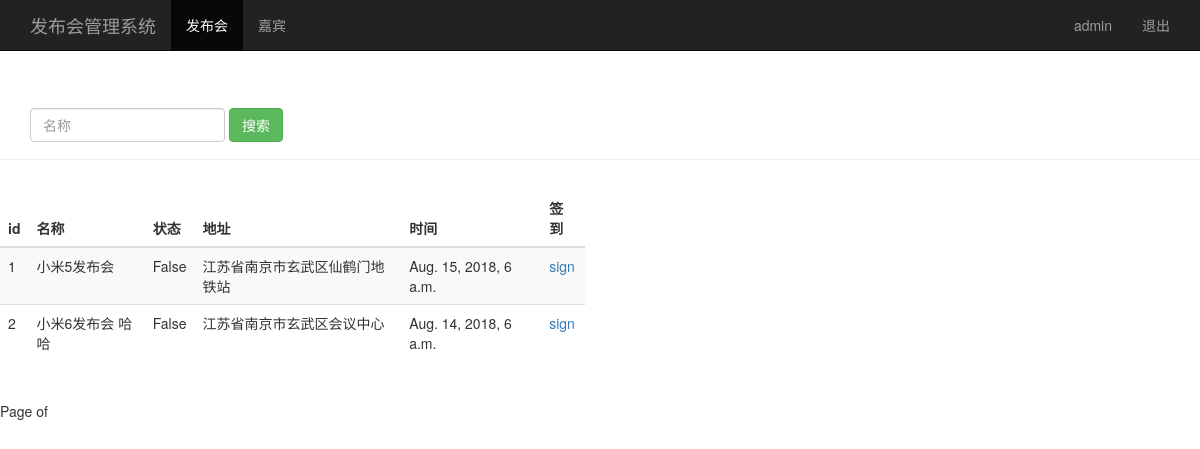
Page /search_name/ (signed in) on the committed database.
### sign/models.py (models this page shows, shortened)
class Event(models.Model):
    name = models.CharField(max_length=100)                 # 发布会标题
    limit = models.IntegerField()                           # 参加人数
    status = models.BooleanField()                          # 状态
    address = models.CharField(max_length=200)              # 地址
    start_time = models.DateTimeField('event time')         # 发布会时间
    create_time = models.DateTimeField(auto_now=True)       # 创建时间（自动获取当前时间）

### sign/views.py (the view)
# urls.py: path('search_name/', views.search_name),
@login_required
def search_name(request):
    username = request.session.get('user', '')
    search_name = request.GET.get('name', '')
    event_list = Event.objects.filter(name__contains=search_name)
    return render(request, 'event_manage.html', {'user': username, 'events': event_list})

### sign/templates/event_manage.html (shortened to what this page needs)
<!DOCTYPE html>
<html lang="zh-CN">
<head>
    {% load bootstrap3 %}
    {% bootstrap_css %}
</head>
<body role="document">
<nav class="navbar navbar-inverse navbar-fixed-top">
    <div class="container">
        <div class="navbar-header">
            <a class="navbar-brand" href="/event_manage/">发布会管理系统</a>
        </div>
        <div id="navbar" class="collapse navbar-collapse">
            <ul class="nav navbar-nav">
                <li class="active"><a href="#">发布会</a></li>
                <li><a href="/guest_manage/">嘉宾</a></li>
            </ul>
            <ul class="nav navbar-nav navbar-right">
                <li><a href="#">{{user}}</a> </li>
                <li><a href="/logout">退出</a> </li>
            </ul>
        </div>
    </div>
</nav>
<div class="page-header" style="padding-top: 60px;">
    <div id="navbar" class="navbar-collapse collapse">
        <form class="navbar-form" method="get" action="/search_name/">
            <div class="from-group">
                <input name="name" type="text" placeholder="名称" class="form-control">
                <button type="submit" class="btn btn-success">搜索</button>
            </div>
        </form>
    </div>
</div>
<div class="row" style="padding-top: 10px;">
    <div class="col-md-6">
        <table class="table table-striped">
            <thead>
            <tr>
                <th>id</th><th>名称</th><th>状态</th><th>地址</th><th>时间</th><th>签到</th>
            </tr>
            </thead>
            <tbody>
            {% for event in events %}
            <tr>
                <td>{{ event.id }}</td>
                <td>{{ event.name }}</td>
                <td>{{ event.status }}</td>
                <td>{{ event.address }}</td>
                <td>{{ event.start_time }}</td>
                <td>
                    <a href="/sign_index/{{ event.id }}/" target="{{ event.id }}_blank">sign</a>
                </td>
            </tr>
            {% endfor %}
            </tbody>
        </table>
    </div>
</div>
<div class="pagination">
    <span class="step-links">
        <span class="current">
            Page {{ events.number }} of {{ events.paginator.num_pages }}
        </span>
    </span>
</div>
</body>
</html>

### rows in the picture
Event: id "1", name "小米5发布会", status "False", address "江苏省南京市玄武区仙鹤门地铁站", start_time "Aug. 15, 2018, 6 a.m."
Event: id "2", name "小米6发布会 哈哈", status "False", address "江苏省南京市玄武区会议中心", start_time "Aug. 14, 2018, 6 a.m."

### other values in the picture
{{ user }} "admin"
